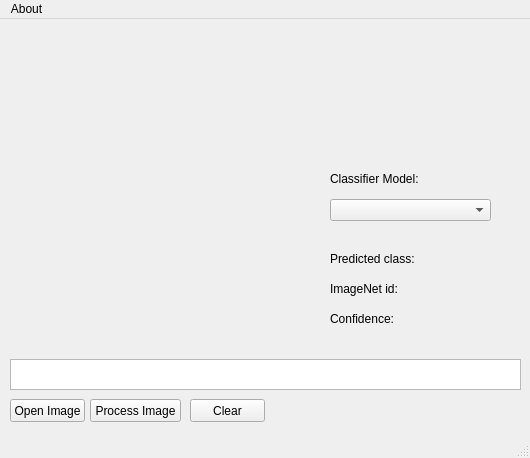
<?xml version="1.0" encoding="UTF-8"?>
<ui version="4.0">
 <class>MainWindow</class>
 <widget class="QMainWindow" name="MainWindow">
  <property name="geometry">
   <rect>
    <x>0</x>
    <y>0</y>
    <width>530</width>
    <height>458</height>
   </rect>
  </property>
  <property name="minimumSize">
   <size>
    <width>530</width>
    <height>458</height>
   </size>
  </property>
  <property name="maximumSize">
   <size>
    <width>530</width>
    <height>458</height>
   </size>
  </property>
  <property name="windowTitle">
   <string>PyQt Image Classifier</string>
  </property>
  <widget class="QWidget" name="centralwidget">
   <widget class="QLabel" name="imageLabel">
    <property name="geometry">
     <rect>
      <x>10</x>
      <y>10</y>
      <width>291</width>
      <height>321</height>
     </rect>
    </property>
    <property name="text">
     <string/>
    </property>
   </widget>
   <widget class="QTextBrowser" name="textfield">
    <property name="geometry">
     <rect>
      <x>10</x>
      <y>340</y>
      <width>511</width>
      <height>31</height>
     </rect>
    </property>
   </widget>
   <widget class="QPushButton" name="openImage">
    <property name="geometry">
     <rect>
      <x>10</x>
      <y>380</y>
      <width>75</width>
      <height>23</height>
     </rect>
    </property>
    <property name="text">
     <string>Open Image</string>
    </property>
   </widget>
   <widget class="QPushButton" name="processImage">
    <property name="geometry">
     <rect>
      <x>90</x>
      <y>380</y>
      <width>91</width>
      <height>23</height>
     </rect>
    </property>
    <property name="text">
     <string>Process Image</string>
    </property>
   </widget>
   <widget class="QPushButton" name="clear">
    <property name="geometry">
     <rect>
      <x>190</x>
      <y>380</y>
      <width>75</width>
      <height>23</height>
     </rect>
    </property>
    <property name="text">
     <string>Clear</string>
    </property>
   </widget>
   <widget class="QLabel" name="predictedClass">
    <property name="geometry">
     <rect>
      <x>330</x>
      <y>230</y>
      <width>171</width>
      <height>20</height>
     </rect>
    </property>
    <property name="text">
     <string>Predicted class:</string>
    </property>
   </widget>
   <widget class="QLabel" name="imageNetId">
    <property name="geometry">
     <rect>
      <x>330</x>
      <y>260</y>
      <width>171</width>
      <height>20</height>
     </rect>
    </property>
    <property name="text">
     <string>ImageNet id: </string>
    </property>
   </widget>
   <widget class="QLabel" name="confidence_label">
    <property name="geometry">
     <rect>
      <x>330</x>
      <y>290</y>
      <width>171</width>
      <height>20</height>
     </rect>
    </property>
    <property name="text">
     <string>Confidence: </string>
    </property>
   </widget>
   <widget class="QComboBox" name="modelsComboBox">
    <property name="geometry">
     <rect>
      <x>330</x>
      <y>180</y>
      <width>161</width>
      <height>22</height>
     </rect>
    </property>
   </widget>
   <widget class="QLabel" name="predictedClass_2">
    <property name="geometry">
     <rect>
      <x>330</x>
      <y>150</y>
      <width>161</width>
      <height>20</height>
     </rect>
    </property>
    <property name="text">
     <string>Classifier Model:</string>
    </property>
   </widget>
  </widget>
  <widget class="QMenuBar" name="menubar">
   <property name="geometry">
    <rect>
     <x>0</x>
     <y>0</y>
     <width>530</width>
     <height>21</height>
    </rect>
   </property>
   <widget class="QMenu" name="menuAbout_Qt">
    <property name="title">
     <string>About</string>
    </property>
   </widget>
   <addaction name="menuAbout_Qt"/>
  </widget>
  <widget class="QStatusBar" name="statusbar"/>
 </widget>
 <resources/>
 <connections/>
</ui>
